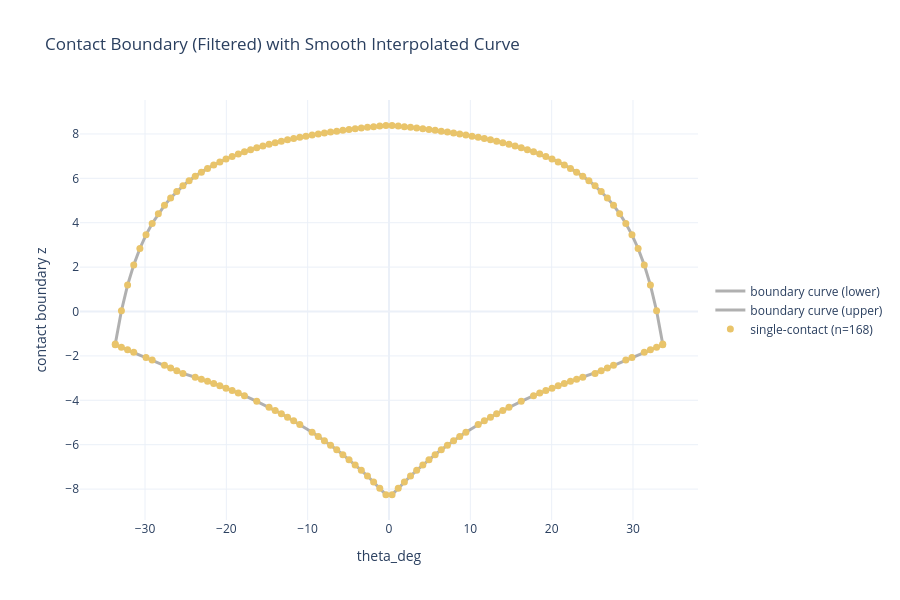

This figure's notebook cell:
### Code cell
plot_boundary_clean_with_smooth_line(boundary_results)
